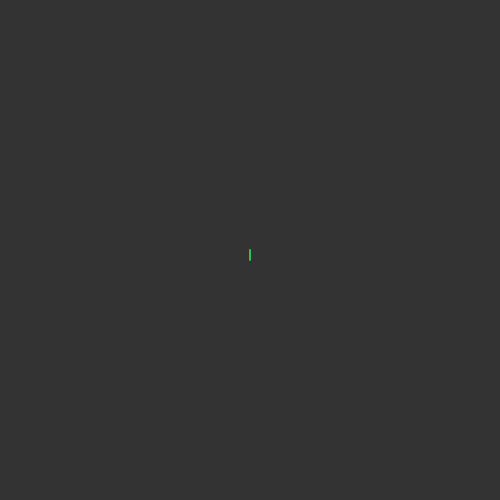
Frame 1 (no input)
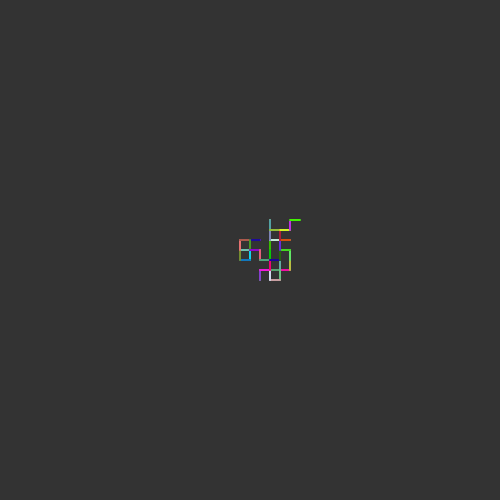
Frame 60 (no input)
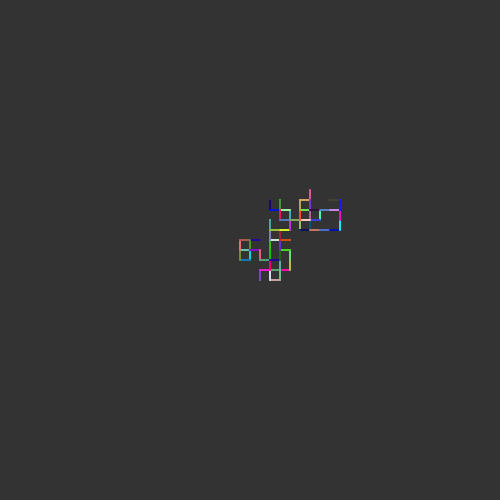
Frame 120 (the mouse pressed at the canvas centre since frame 60)

The p5.js sketch that drew these frames (run headless with seeded random() and noise() and a simulated clock; from frame 60 on, the mouse is pressed at the canvas centre):

// p5.js sketch
// ── sketch.js
var x;
var y;
var newx;
var newy;

function setup() {
  createCanvas(500, 500);
  background(51);
  x = 250;
  y = 250;
  newx = 250;
  newy = 250;
}

function draw() {

  var r = floor(random(4));
  var inc = 10;

  switch (r) {
    case 0:
      newx = x + inc;
      break;
    case 1:
      newx = x - inc;
      break;
    case 2:
      newy = y + inc;
      break;
    case 3:
      newy = y - inc;
      break;
  }

  var col = color(random(255), random(255), random(255))

  stroke(col);
  strokeWeight(2);
  line(x, y, newx, newy);

  x = newx;
  y = newy;

}
